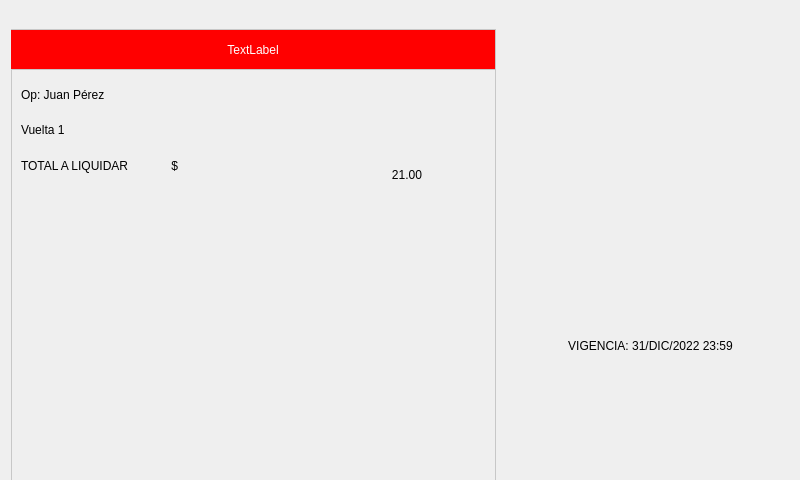
<?xml version="1.0" encoding="UTF-8"?>
<ui version="4.0">
 <class>Form</class>
 <widget class="QWidget" name="Form">
  <property name="geometry">
   <rect>
    <x>0</x>
    <y>0</y>
    <width>800</width>
    <height>480</height>
   </rect>
  </property>
  <property name="minimumSize">
   <size>
    <width>800</width>
    <height>480</height>
   </size>
  </property>
  <property name="maximumSize">
   <size>
    <width>800</width>
    <height>480</height>
   </size>
  </property>
  <property name="windowTitle">
   <string>Form</string>
  </property>
  <widget class="QLabel" name="label_font">
   <property name="geometry">
    <rect>
     <x>0</x>
     <y>0</y>
     <width>800</width>
     <height>480</height>
    </rect>
   </property>
   <property name="text">
    <string/>
   </property>
   <property name="pixmap">
    <pixmap>../Imagenes/Servicios.jpg</pixmap>
   </property>
   <property name="scaledContents">
    <bool>true</bool>
   </property>
   <property name="margin">
    <number>0</number>
   </property>
   <property name="indent">
    <number>-1</number>
   </property>
  </widget>
  <widget class="QFrame" name="destinos">
   <property name="geometry">
    <rect>
     <x>11</x>
     <y>29</y>
     <width>485</width>
     <height>456</height>
    </rect>
   </property>
   <property name="styleSheet">
    <string notr="true">QFrame{
border: 1px solid #c7c7c7;
}</string>
   </property>
   <property name="frameShape">
    <enum>QFrame::StyledPanel</enum>
   </property>
   <property name="frameShadow">
    <enum>QFrame::Raised</enum>
   </property>
   <widget class="QLabel" name="label_head">
    <property name="geometry">
     <rect>
      <x>-1</x>
      <y>0</y>
      <width>486</width>
      <height>41</height>
     </rect>
    </property>
    <property name="styleSheet">
     <string notr="true">color:rgb(255, 255, 255);
background-color:rgb(255, 0, 0);
font: 75 20pt &quot;Roboto&quot;;</string>
    </property>
    <property name="text">
     <string>TextLabel</string>
    </property>
    <property name="alignment">
     <set>Qt::AlignCenter</set>
    </property>
   </widget>
   <widget class="QLabel" name="label_vuelta">
    <property name="geometry">
     <rect>
      <x>10</x>
      <y>90</y>
      <width>471</width>
      <height>21</height>
     </rect>
    </property>
    <property name="styleSheet">
     <string notr="true">border: 0;
font: 14pt &quot;Roboto&quot;;
color: rgb(0, 0, 0);</string>
    </property>
    <property name="text">
     <string>Vuelta 1</string>
    </property>
   </widget>
   <widget class="QLabel" name="label_estudiantes_5">
    <property name="geometry">
     <rect>
      <x>10</x>
      <y>130</y>
      <width>311</width>
      <height>31</height>
     </rect>
    </property>
    <property name="styleSheet">
     <string notr="true">border: 0;
font: 16pt &quot;MS Sans Serif&quot;;</string>
    </property>
    <property name="frameShadow">
     <enum>QFrame::Plain</enum>
    </property>
    <property name="lineWidth">
     <number>0</number>
    </property>
    <property name="text">
     <string>TOTAL A LIQUIDAR             $</string>
    </property>
    <property name="alignment">
     <set>Qt::AlignLeading|Qt::AlignLeft|Qt::AlignTop</set>
    </property>
   </widget>
   <widget class="QLabel" name="label_total_a_liquidar">
    <property name="geometry">
     <rect>
      <x>320</x>
      <y>130</y>
      <width>91</width>
      <height>31</height>
     </rect>
    </property>
    <property name="styleSheet">
     <string notr="true">border: 0;
font: 15pt &quot;MS Sans Serif&quot;;</string>
    </property>
    <property name="frameShadow">
     <enum>QFrame::Plain</enum>
    </property>
    <property name="lineWidth">
     <number>0</number>
    </property>
    <property name="text">
     <string>21.00</string>
    </property>
    <property name="alignment">
     <set>Qt::AlignRight|Qt::AlignTrailing|Qt::AlignVCenter</set>
    </property>
   </widget>
   <widget class="QLabel" name="label_operador">
    <property name="geometry">
     <rect>
      <x>10</x>
      <y>50</y>
      <width>471</width>
      <height>31</height>
     </rect>
    </property>
    <property name="styleSheet">
     <string notr="true">border: 0;
font: 14pt &quot;Roboto&quot;;
color: rgb(0, 0, 0);</string>
    </property>
    <property name="text">
     <string>Op: Juan Pérez</string>
    </property>
   </widget>
  </widget>
  <widget class="QLabel" name="label_fin">
   <property name="geometry">
    <rect>
     <x>621</x>
     <y>375</y>
     <width>71</width>
     <height>61</height>
    </rect>
   </property>
   <property name="text">
    <string/>
   </property>
   <property name="pixmap">
    <pixmap>../Imagenes/cerrarTurno.png</pixmap>
   </property>
   <property name="scaledContents">
    <bool>true</bool>
   </property>
  </widget>
  <widget class="QLabel" name="label_user">
   <property name="geometry">
    <rect>
     <x>548</x>
     <y>110</y>
     <width>203</width>
     <height>221</height>
    </rect>
   </property>
   <property name="text">
    <string/>
   </property>
   <property name="pixmap">
    <pixmap>../Imagenes/User/user/generico.jpg</pixmap>
   </property>
   <property name="scaledContents">
    <bool>true</bool>
   </property>
  </widget>
  <widget class="QLabel" name="label_cancel">
   <property name="geometry">
    <rect>
     <x>730</x>
     <y>385</y>
     <width>51</width>
     <height>51</height>
    </rect>
   </property>
   <property name="text">
    <string/>
   </property>
   <property name="pixmap">
    <pixmap>../Imagenes/no.png</pixmap>
   </property>
   <property name="scaledContents">
    <bool>true</bool>
   </property>
  </widget>
  <widget class="QLabel" name="label_cambiar_ruta">
   <property name="geometry">
    <rect>
     <x>520</x>
     <y>380</y>
     <width>61</width>
     <height>61</height>
    </rect>
   </property>
   <property name="text">
    <string/>
   </property>
   <property name="pixmap">
    <pixmap>../Imagenes/cambiarRuta.png</pixmap>
   </property>
   <property name="scaledContents">
    <bool>true</bool>
   </property>
  </widget>
  <widget class="QLabel" name="label_vigencia_tarjeta">
   <property name="geometry">
    <rect>
     <x>500</x>
     <y>330</y>
     <width>301</width>
     <height>31</height>
    </rect>
   </property>
   <property name="styleSheet">
    <string notr="true">font: 75 15pt &quot;MS Shell Dlg 2&quot;;</string>
   </property>
   <property name="frameShadow">
    <enum>QFrame::Plain</enum>
   </property>
   <property name="lineWidth">
    <number>0</number>
   </property>
   <property name="text">
    <string>VIGENCIA: 31/DIC/2022 23:59</string>
   </property>
   <property name="alignment">
    <set>Qt::AlignCenter</set>
   </property>
  </widget>
 </widget>
 <resources/>
 <connections/>
</ui>
